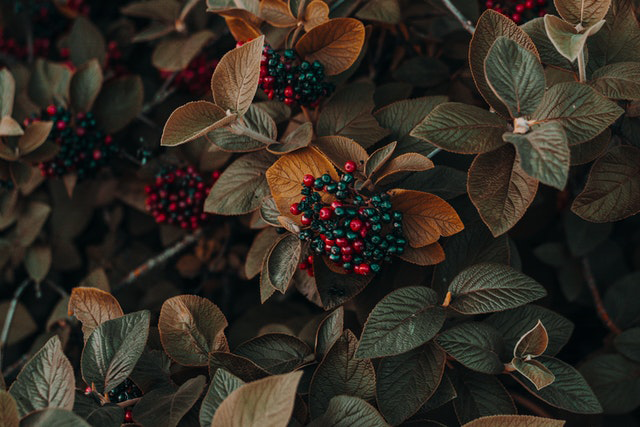
#> input picture test/7.bmp, 640 x 427 px
$ python test.py
#> lines starting #> are read from the running program, lines starting #| are printed output that depends on the picture
import numpy as np
import matplotlib.pyplot as plt
from PIL import Image

# Загрузите изображение
img = Image.open('7.bmp')
#> img is the input picture: PIL image 640x427 RGB; mean R, G, B 49.9, 42.9, 34.2

# Разделите изображение на каналы RGB
r, g, b = img.split()
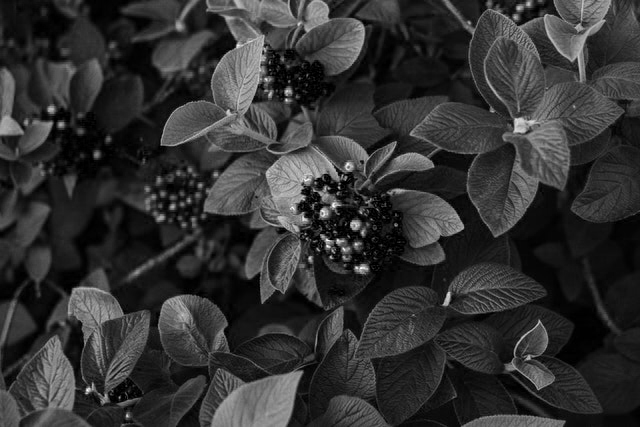
#> r: PIL image 640x427 L; min 0, max 255, mean 49.9
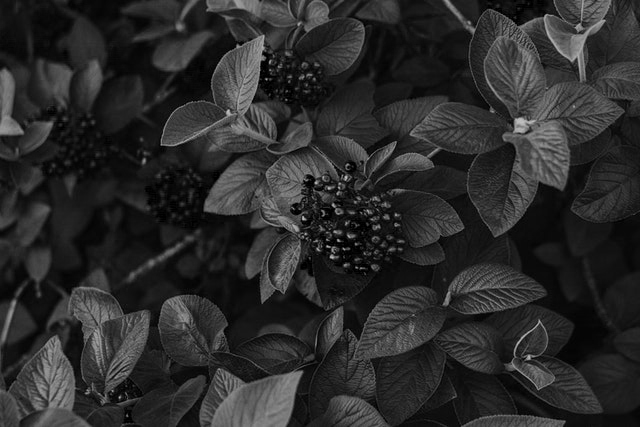
#> g: PIL image 640x427 L; min 0, max 196, mean 42.9
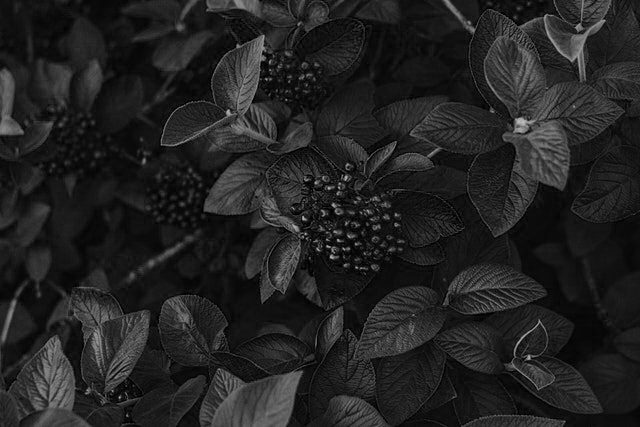
#> b: PIL image 640x427 L; min 0, max 190, mean 34.2

# Функция для вычисления и отображения спектра
def plot_spectrum(channel, color):
    # Примените преобразование Фурье к каналу
#> called with color = 'Reds'
    f = np.fft.fft2(channel)
    fshift = np.fft.fftshift(f)

    # Получите амплитудный спектр и преобразуйте его в логарифмическую шкалу
    magnitude_spectrum = 20*np.log1p(np.abs(fshift))
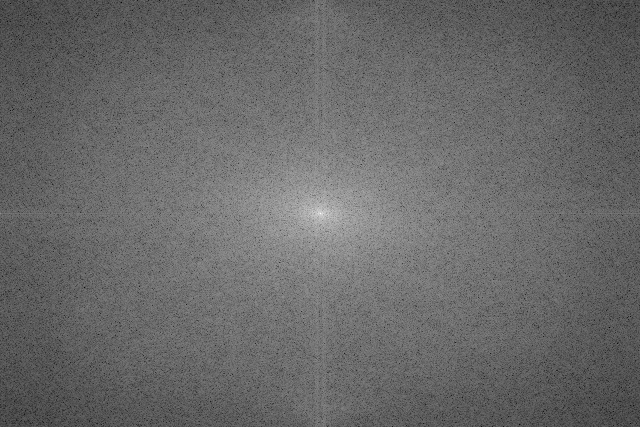
#> magnitude_spectrum: shape (427, 640) float64; min 42.94, max 328.6, mean 160.6; drawn with min black and max white

    # Постройте спектр
    plt.imshow(magnitude_spectrum, cmap=color)
    plt.title(f'{color} Spectrum')
    plt.show()

# Постройте спектры для каждого канала
plot_spectrum(r, 'Reds')
plot_spectrum(g, 'Greens')
plot_spectrum(b, 'Blues')

$ run again, with test/path_to_new_image.bmp copied over test/7.bmp
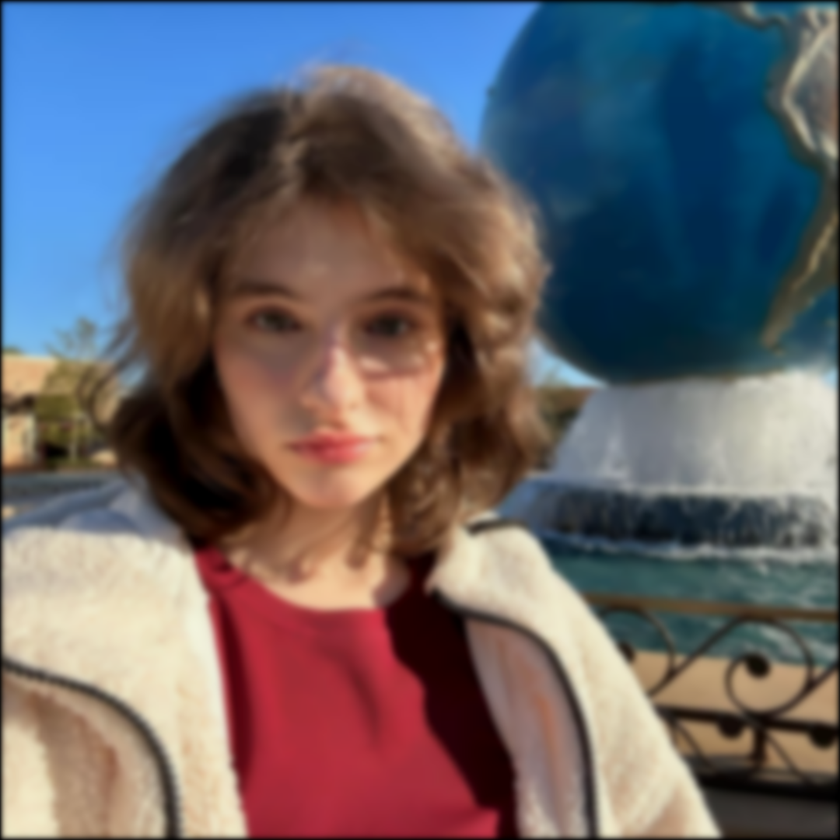
#> input picture test/path_to_new_image.bmp, 840 x 840 px, shrunk from 1080 x 1080 before the run
#> img is the input picture: PIL image 840x840 RGB; mean R, G, B 105.5, 100.3, 105.5
#> `r, g, b = img.split()`:
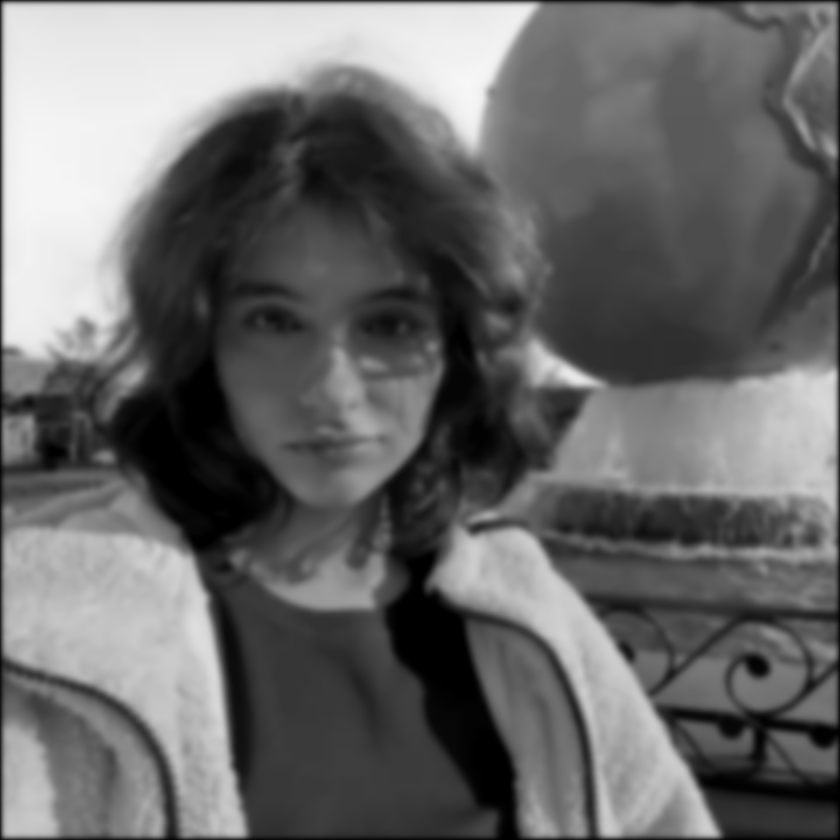
#> b: PIL image 840x840 L; min 0, max 247, mean 105.5
#> in plot_spectrum, `magnitude_spectrum = 20*np.log1p(np.abs(fshift))`:
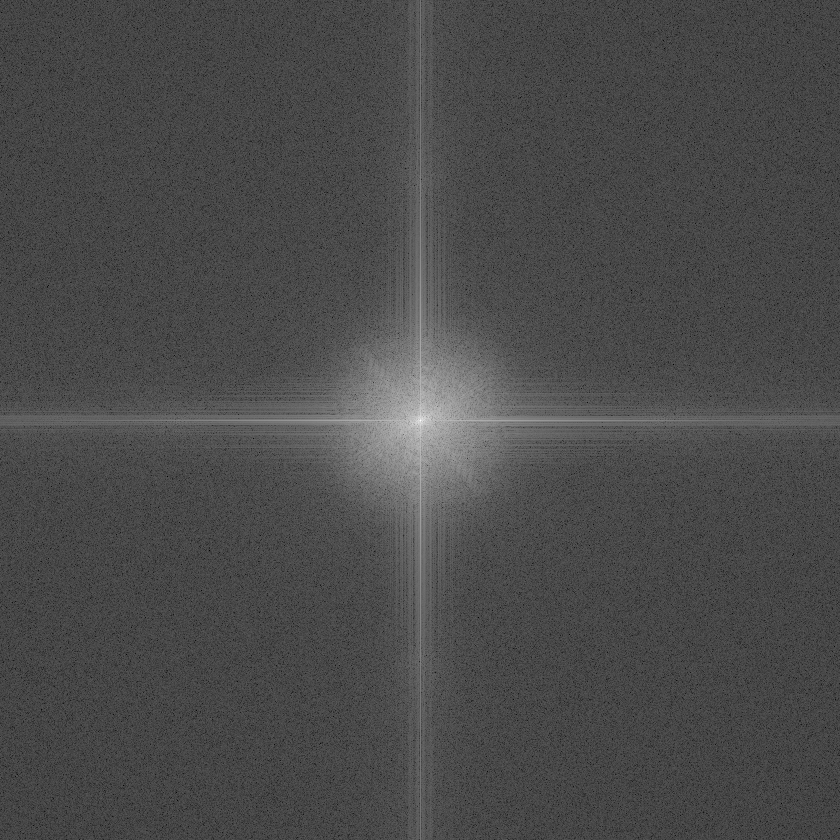
#> magnitude_spectrum: shape (840, 840) float64; min 9.08, max 362.5, mean 113.7; drawn with min black and max white
